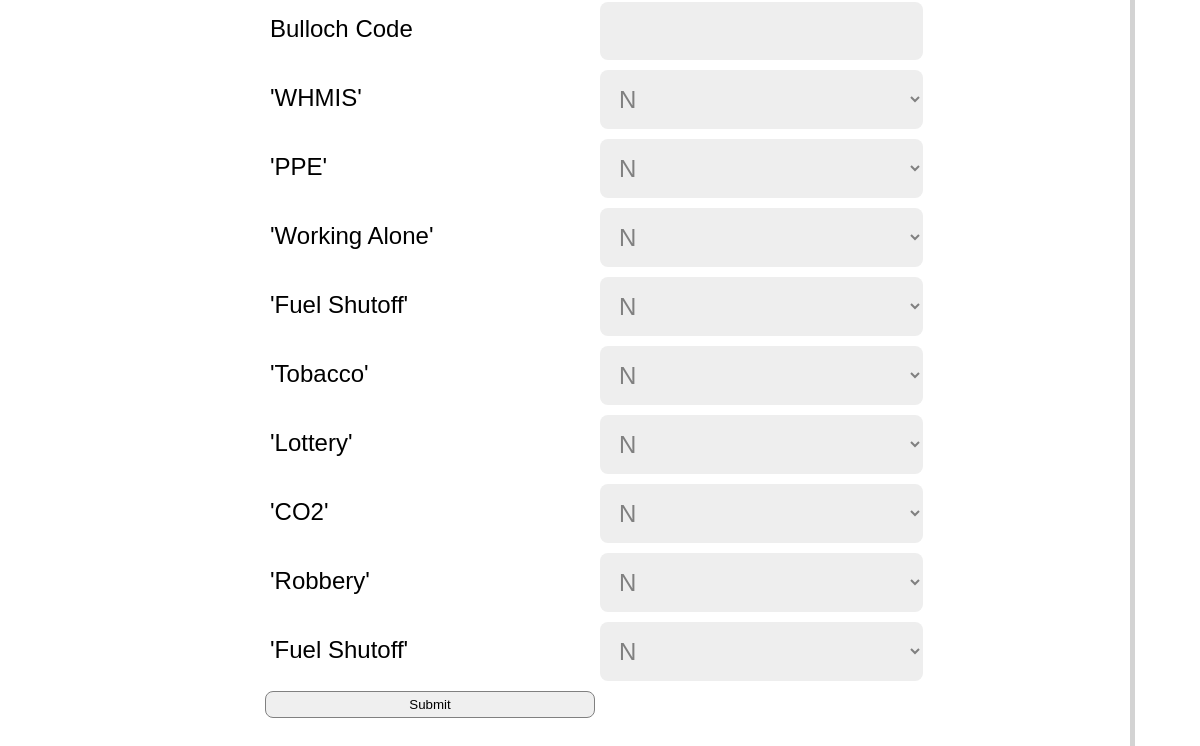
Page /employeetest (lower part) on the earlier database version.
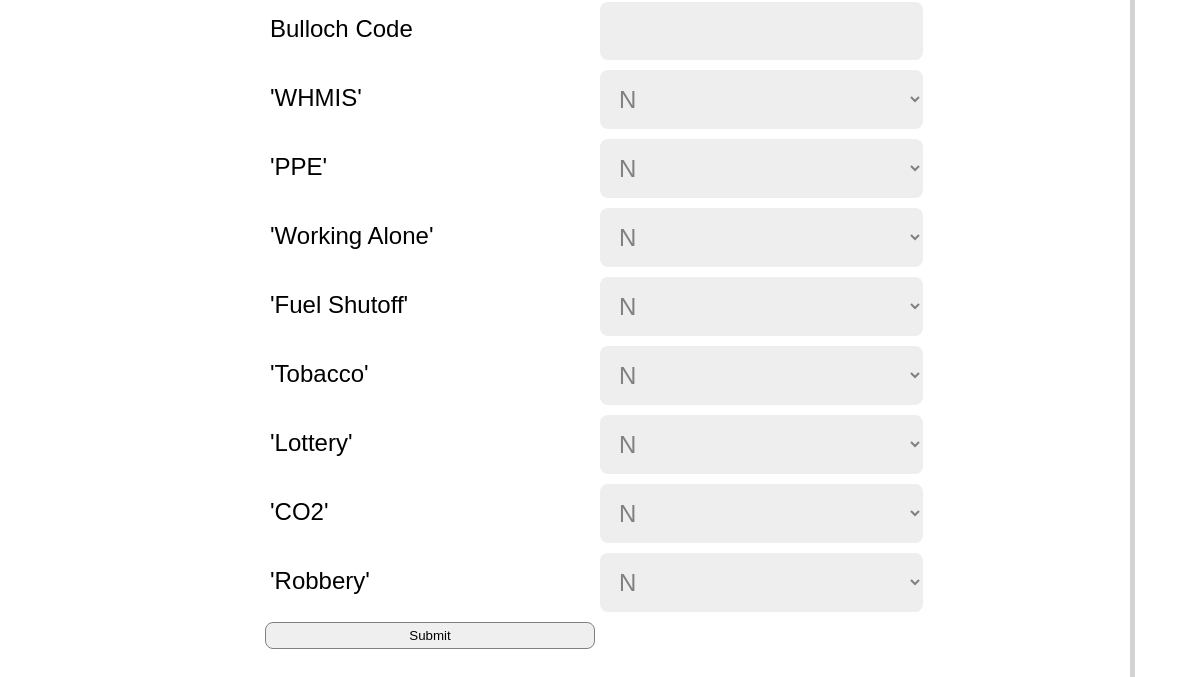
Same page on the later database version.
### flaskblog/__init__.py (models this page shows)
class Course(db.Model):
    id = db.Column(db.Integer(), primary_key=True)
    name = db.Column(db.String(100), nullable=False)
    def __str__(self):
        return '%r' % (self.name)

### flaskblog/routes.py (the view, shortened to what this page needs)
@app.route("/employeetest", methods=['GET', 'POST'])
def employeetest():
    course = Course.query.all()
    storelist = Store.query.order_by('number')
    mgr = User.query.order_by('firstname')
    return render_template('employeetest.html', course=course, storelist=storelist, mgr=mgr)

### flaskblog/templates/employeetest.html (shortened to what this page needs)
{% extends "layout.html" %}
{% block content%}
<div   class="form-container">
    <form method = "POST" action  = "" enctype="multipart/form-data" class = "form-hrinfo">
            <label class="formtitle">Bulloch Code</label>
            <input type="text" class="form"name = "iprismcode"required >
            {% for course in course %}
            <div class = "formtitle"> {{  course }}  </div>
             <select class="form"name = "completed">
                <option value = "n">N</option>
            </select>
            {% endfor %}
            <button type = "submit" class = "button">Submit </button>
    </form>
</div>
{% endblock content %}

Differences in the rows shown:
removed Course: name "'Fuel Shutoff'"
